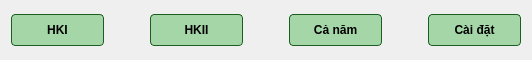
     <widget class="QWidget" name="thanhcongcu" native="true">
      <property name="minimumSize">
       <size>
        <width>0</width>
        <height>60</height>
       </size>
      </property>
      <property name="maximumSize">
       <size>
        <width>16777215</width>
        <height>60</height>
       </size>
      </property>
      <property name="styleSheet">
       <string notr="true">#thanhcongcu {
    border: 2px solid #1B5E20;
    border-radius: 12px;
    background-color: rgba(165, 214, 167, 150);
}</string>
      </property>
      <layout class="QHBoxLayout" name="horizontalLayout_28">
       <item>
        <widget class="QPushButton" name="nut_hk1">
         <property name="minimumSize">
          <size>
           <width>93</width>
           <height>32</height>
          </size>
         </property>
         <property name="maximumSize">
          <size>
           <width>93</width>
           <height>32</height>
          </size>
         </property>
         <property name="styleSheet">
          <string notr="true">#nut_hk1 {
    background-color: #A5D6A7; 
    color: 000000;              
    border: 1px solid #1B5E20; 
    border-radius: 4px;
    
    min-height: 30px;     /* Bằng chiều cao nút trên cho đều */
    font-size: 12px;
    font-weight: bold;
}
#nut_hk1:hover {
    background-color: #2A835F;
}</string>
         </property>
         <property name="text">
          <string>HKI</string>
         </property>
        </widget>
       </item>
       <item>
        <spacer name="horizontalSpacer_49">
         <property name="orientation">
          <enum>Qt::Horizontal</enum>
         </property>
         <property name="sizeHint" stdset="0">
          <size>
           <width>40</width>
           <height>20</height>
          </size>
         </property>
        </spacer>
       </item>
       <item>
        <widget class="QPushButton" name="nut_hk2">
         <property name="minimumSize">
          <size>
           <width>93</width>
           <height>32</height>
          </size>
         </property>
         <property name="maximumSize">
          <size>
           <width>93</width>
           <height>32</height>
          </size>
         </property>
         <property name="styleSheet">
          <string notr="true">#nut_hk2 {
    background-color: #A5D6A7; 
    color: 000000;              
    border: 1px solid #1B5E20; 
    border-radius: 4px;
    
    min-height: 30px;     /* Bằng chiều cao nút trên cho đều */
    font-size: 12px;
    font-weight: bold;
}
#nut_hk2:hover {
    background-color: #2A835F;
}</string>
         </property>
         <property name="text">
          <string>HKII</string>
         </property>
        </widget>
       </item>
       <item>
        <spacer name="horizontalSpacer_50">
         <property name="orientation">
          <enum>Qt::Horizontal</enum>
         </property>
         <property name="sizeHint" stdset="0">
          <size>
           <width>40</width>
           <height>20</height>
          </size>
         </property>
        </spacer>
       </item>
       <item>
        <widget class="QPushButton" name="nut_canam">
         <property name="minimumSize">
          <size>
           <width>93</width>
           <height>32</height>
          </size>
         </property>
         <property name="maximumSize">
          <size>
           <width>93</width>
           <height>32</height>
          </size>
         </property>
         <property name="styleSheet">
          <string notr="true">#nut_canam {
    background-color: #A5D6A7; 
    color: 000000;              
    border: 1px solid #1B5E20; 
    border-radius: 4px;
    
    min-height: 30px;     /* Bằng chiều cao nút trên cho đều */
    font-size: 12px;
    font-weight: bold;
}
#nut_canam:hover {
    background-color: #2A835F;
}</string>
         </property>
         <property name="text">
          <string>Cả năm</string>
         </property>
        </widget>
       </item>
       <item>
        <spacer name="horizontalSpacer_51">
         <property name="orientation">
          <enum>Qt::Horizontal</enum>
         </property>
         <property name="sizeHint" stdset="0">
          <size>
           <width>40</width>
           <height>20</height>
          </size>
         </property>
        </spacer>
       </item>
       <item>
        <widget class="QPushButton" name="nut_caidat">
         <property name="minimumSize">
          <size>
           <width>93</width>
           <height>32</height>
          </size>
         </property>
         <property name="maximumSize">
          <size>
           <width>100</width>
           <height>16777215</height>
          </size>
         </property>
         <property name="styleSheet">
          <string notr="true">#nut_caidat {
    background-color: #A5D6A7; 
    color: 000000;              
    border: 1px solid #1B5E20; 
    border-radius: 4px;
    
    min-height: 30px;     /* Bằng chiều cao nút trên cho đều */
    font-size: 12px;
    font-weight: bold;
}
#nut_caidat:hover {
    background-color: #2A835F;
}</string>
         </property>
         <property name="text">
          <string>Cài đặt</string>
         </property>
        </widget>
       </item>
      </layout>
     </widget>
